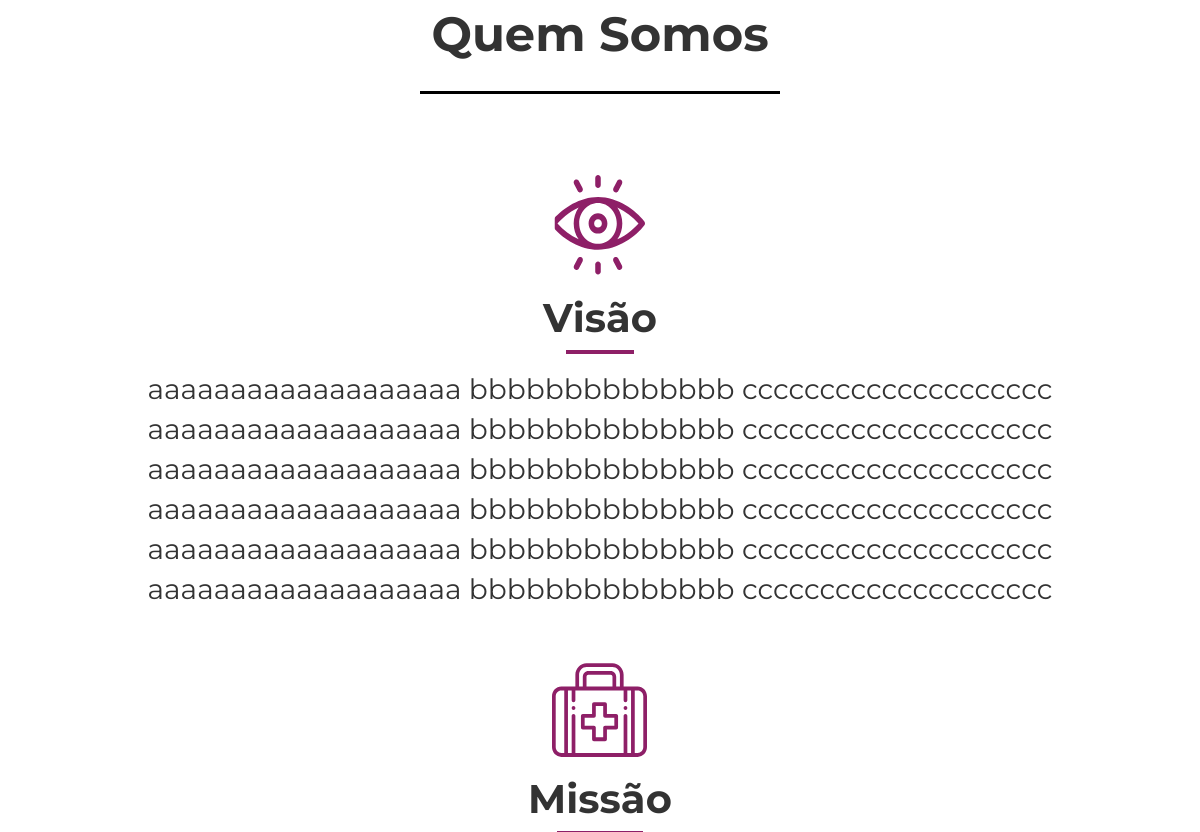
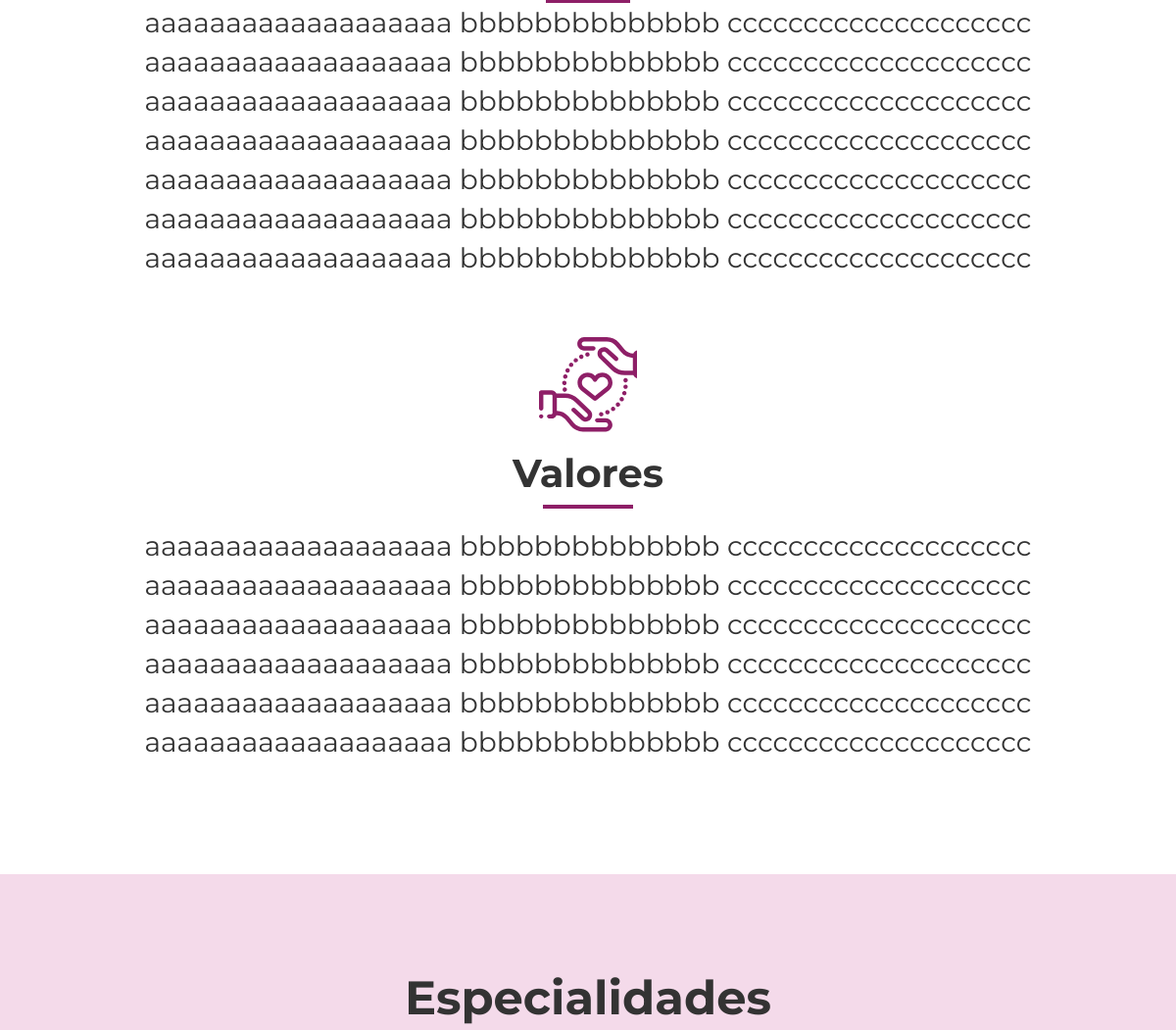
The app's page / (middle part), older data (2 pictures, top to bottom).
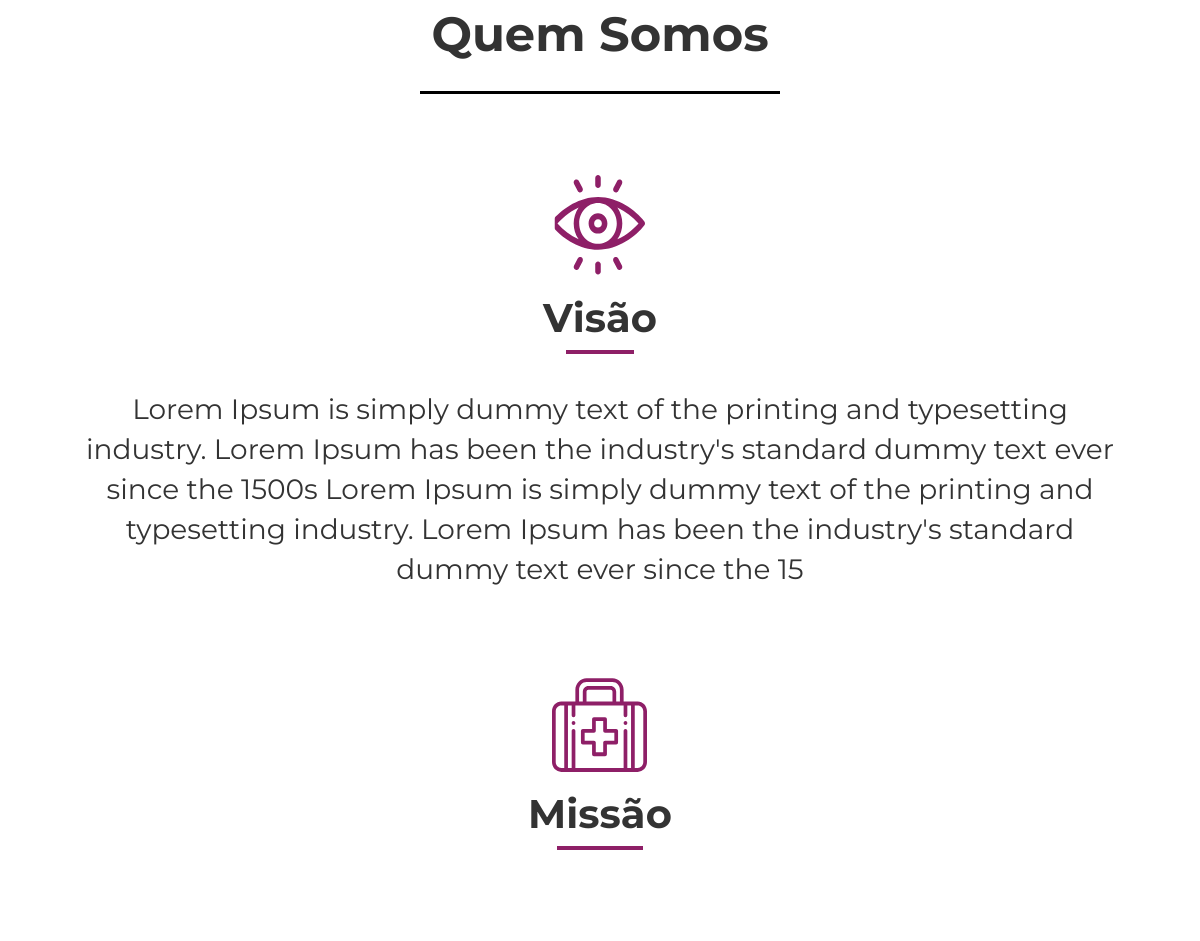
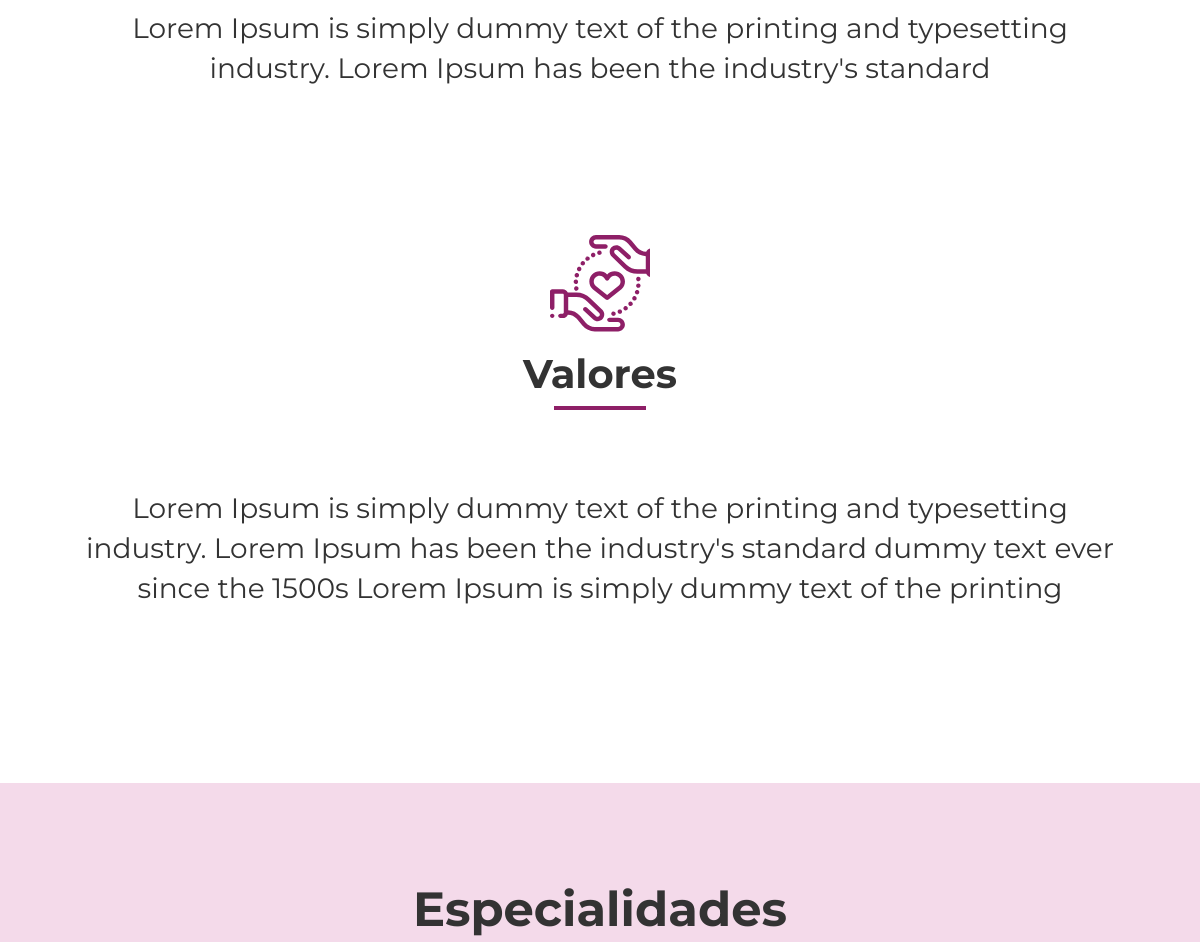
The same page, newer data (2 pictures, top to bottom).
### medfamilia/models.py (models this page shows)
class QuemSomos (models.Model):
    visao = models.TextField(verbose_name='Visão', max_length=300)
    missao = models.TextField(verbose_name='Missão', max_length=300)
    valores = models.TextField(verbose_name='Valores', max_length=300)
    class Meta:
        verbose_name = 'Quem Somos'
        verbose_name_plural = '01 - Quem Somos'

### medfamilia/views.py (the view, shortened to what this page needs)
# urls.py: path('', views.Index.as_view(), name='index'),
class Index(View):
    def get(self, request):
        try:
            quemSomos = QuemSomos.objects.latest('pk')
        except QuemSomos.DoesNotExist:
            quemSomos = None
        especialidades = Especialidade.objects.all()
        form = ConsultaForm()
        return render(request, 'index.html', {'especialidades': especialidades,
                                              'form': form,
                                              'quemSomos': quemSomos})

### medfamilia/models.py (called while the page is built)
    def __str__ (self):
        return self.nome

### medfamilia/templates/index.html (shortened to what this page needs)
{% extends 'base.html' %}
{% load static %}
{% block css %}
    <link rel="stylesheet" href="https://stackpath.bootstrapcdn.com/bootstrap/4.4.1/css/bootstrap.min.css">
    <link rel="stylesheet" href="https://maxcdn.bootstrapcdn.com/bootstrap/3.3.7/css/bootstrap.min.css">
    <link rel="stylesheet" href="{% static 'css/home.css' %}">
    <link rel="stylesheet" href="{% static 'css/agendarConsulta.css' %}">
    <link rel="stylesheet" href="{% static 'css/carrossel.css' %}">
    <link rel="stylesheet" href="{% static 'css/slick.css' %}">
    <link rel="stylesheet" href="{% static 'css/slick-theme.css' %}">
    <link rel="stylesheet" href="{% static 'css/bootstrap-datepicker.css' %}">
    <link rel="stylesheet" href="{% static 'css/quem-somos.css' %}">
    <link rel="stylesheet" href="{% static 'css/contato.css' %}">
{% endblock %}
{% block body %}
    <section id="quem-somos">
        <div class="quem-somos-container">
            <h1>Quem Somos</h1>
            <div class="linha-abaixo-titulo"></div>
            <div class="quem-somos-content">
                <div class="quem-somos-card visao" data-aos="fade-up" data-aos-duration="1000" data-aos-delay="100">
                    <div class="quem-somos-card-title">
                        <h3>Visão</h3>
                    </div>
                    <p>{{quemSomos.visao}}</p>
                </div>
                <div class="quem-somos-card missao" data-aos="fade-up" data-aos-duration="1000" data-aos-delay="200">
                    <div class="quem-somos-card-title">
                        <h3>Missão</h3>
                    </div>
                    <p>{{quemSomos.missao}}</p>
                </div>
                <div class="quem-somos-card valores" data-aos="fade-up" data-aos-duration="1000" data-aos-delay="300">
                    <div class="quem-somos-card-title">
                        <h3>Valores</h3>
                    </div>
                    <p>{{quemSomos.valores}}</p>
                </div>
            </div>
        </div>
    </section>
    <section id="especialidades">
        <div class="especialidades-container">
            <h1>Especialidades</h1>
        </div>
    </section>
{% endblock %}

Row changes from the older to the newer data that the page shows:
changed QuemSomos: visao "aaaaaaaaaaaaaaaaaaa bbbbbbbbbbbbbb cccccccccccccccccccc aaaaaaaaaaaaaaaaaaa bbbbbbbbbbbbbb cccccccccccccccccccc aaaaaaaaaaaaaaaaaaa bbbbbbbbbbbbbb cccccccccccccccccccc aaaaaaaaaaaaaaaaaaa bbbbbbbbbbbbbb cccccccccccccccccccc aaaaaaaaaaaaaaaaaaa bbbbbbbbbbbbbb cccccccccccccccccccc aaaaaaaaaaaaaaaaaaa bbbbbbbbbbbbbb cccccccccccccccccccc" → "Lorem Ipsum is simply dummy text of the printing and typesetting industry. Lorem Ipsum has been the industry's standard dummy text ever since the 1500s Lorem Ipsum is simply dummy text of the printing and typesetting industry. Lorem Ipsum has been the industry's standard dummy text ever since the 15"; missao "aaaaaaaaaaaaaaaaaaa bbbbbbbbbbbbbb cccccccccccccccccccc aaaaaaaaaaaaaaaaaaa bbbbbbbbbbbbbb cccccccccccccccccccc aaaaaaaaaaaaaaaaaaa bbbbbbbbbbbbbb cccccccccccccccccccc aaaaaaaaaaaaaaaaaaa bbbbbbbbbbbbbb cccccccccccccccccccc aaaaaaaaaaaaaaaaaaa bbbbbbbbbbbbbb cccccccccccccccccccc aaaaaaaaaaaaaaaaaaa bbbbbbbbbbbbbb cccccccccccccccccccc aaaaaaaaaaaaaaaaaaa bbbbbbbbbbbbbb cccccccccccccccccccc" → "Lorem Ipsum is simply dummy text of the printing and typesetting industry. Lorem Ipsum has been the industry's standard"; valores "aaaaaaaaaaaaaaaaaaa bbbbbbbbbbbbbb cccccccccccccccccccc aaaaaaaaaaaaaaaaaaa bbbbbbbbbbbbbb cccccccccccccccccccc aaaaaaaaaaaaaaaaaaa bbbbbbbbbbbbbb cccccccccccccccccccc aaaaaaaaaaaaaaaaaaa bbbbbbbbbbbbbb cccccccccccccccccccc aaaaaaaaaaaaaaaaaaa bbbbbbbbbbbbbb cccccccccccccccccccc aaaaaaaaaaaaaaaaaaa bbbbbbbbbbbbbb cccccccccccccccccccc" → "Lorem Ipsum is simply dummy text of the printing and typesetting industry. Lorem Ipsum has been the industry's standard dummy text ever since the 1500s Lorem Ipsum is simply dummy text of the printing"
